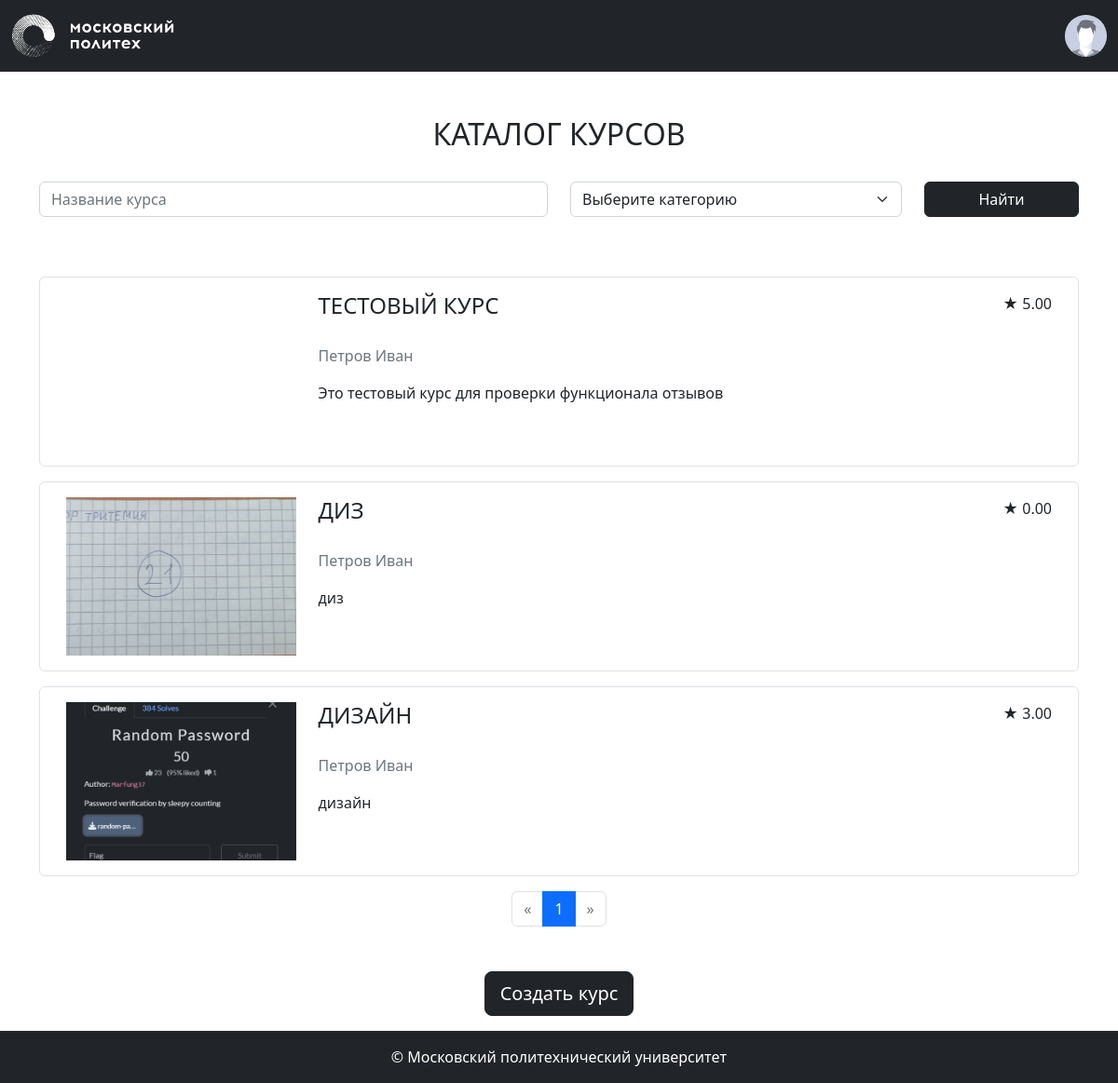
The page /courses/ (signed in) on the database its author committed.
### app/models.py (models this page shows, shortened)
class Base(DeclarativeBase):
  metadata = MetaData(naming_convention={
        "ix": 'ix_%(column_0_label)s',
        "uq": "uq_%(table_name)s_%(column_0_name)s",
        "ck": "ck_%(table_name)s_%(constraint_name)s",
        "fk": "fk_%(table_name)s_%(column_0_name)s_%(referred_table_name)s",
        "pk": "pk_%(table_name)s"
    })

class Course(Base):
    __tablename__ = 'courses'
    id: Mapped[int] = mapped_column(primary_key=True)
    name: Mapped[str] = mapped_column(String(100))
    short_desc: Mapped[str] = mapped_column(Text)
    full_desc: Mapped[str] = mapped_column(Text)
    rating_sum: Mapped[int] = mapped_column(default=0)
    rating_num: Mapped[int] = mapped_column(default=0)
    category_id: Mapped[int] = mapped_column(ForeignKey("categories.id"))
    author_id: Mapped[int] = mapped_column(ForeignKey("users.id"))
    background_image_id: Mapped[str] = mapped_column(ForeignKey("images.id"))
    created_at: Mapped[datetime] = mapped_column(default=datetime.now)
    author: Mapped["User"] = relationship()
    category: Mapped["Category"] = relationship(lazy=False)
    bg_image: Mapped["Image"] = relationship()
    reviews: Mapped[list["Review"]] = relationship(back_populates="course", cascade="all, delete-orphan")
    @property
    def rating(self):
        if self.rating_num > 0:
            return self.rating_sum / self.rating_num
        return 0

class User(Base, UserMixin):
    __tablename__ = 'users'
    id: Mapped[int] = mapped_column(primary_key=True)
    first_name: Mapped[str] = mapped_column(String(100))
    last_name: Mapped[str] = mapped_column(String(100))
    middle_name: Mapped[Optional[str]] = mapped_column(String(100))
    login: Mapped[str] = mapped_column(String(100), unique=True)
    password_hash: Mapped[str] = mapped_column(String(200))
    created_at: Mapped[datetime] = mapped_column(default=datetime.now)
    @property
    def full_name(self):
        return ' '.join([self.last_name, self.first_name, self.middle_name or ''])
    reviews: Mapped[list["Review"]] = relationship(back_populates="user", cascade="all, delete-orphan")

### app/courses.py (the view)
@bp.route('/')
def index():
    pagination = course_repository.get_pagination_info(**search_params())
    courses = course_repository.get_all_courses(pagination=pagination)
    categories = category_repository.get_all_categories()
    return render_template('courses/index.html',
                           courses=courses,
                           categories=categories,
                           pagination=pagination,
                           search_params=search_params())

### app/auth.py (called while the page is built)
def load_user(user_id):
    return user_repository.get_user_by_id(user_id)

### app/courses.py (called while the page is built)
def search_params():
    return {
        'name': request.args.get('name'),
        'category_ids': [x for x in request.args.getlist('category_ids') if x],
    }

### app/repositories/category_repository.py (called while the page is built)
    def get_all_categories(self):
        return self.db.session.execute(self.db.select(Category)).scalars()

### app/repositories/course_repository.py (called while the page is built)
    def _all_query(self, name, category_ids):
        query = self.db.select(Course)
        if name:
            query = query.filter(Course.name.ilike(f'%{name}%'))
        if category_ids:
            query = query.filter(Course.category_id.in_(category_ids))
        return query

    def get_pagination_info(self, name=None, category_ids=None):
        query = self._all_query(name, category_ids)
        return self.db.paginate(query)

    def get_all_courses(self, name=None, category_ids=None, pagination=None):
        if pagination is not None:
            return pagination.items
        return self.db.session.execute(self._all_query(name, category_ids)).scalars()

### app/repositories/user_repository.py (called while the page is built)
    def get_user_by_id(self, user_id):
        return self.db.session.execute(self.db.select(User).filter_by(id=user_id)).scalar()

### app/templates/courses/index.html (shortened to what this page needs)
{% extends 'base.html' %}
{% from 'pagination.html' import render_pagination %}
{% block content %}
<div class="container">
    <div class="my-5">
        <h2 class="mb-3 text-center text-uppercase font-weight-bold">Каталог курсов</h2>
        <form class="mb-5 mt-3 row align-items-center">
            <div class="col-md-6 my-3">
                <input autocomplete="off" type="text" class="form-control" id="course-name" name="name" value="{{ request.args.get('name') or '' }}" placeholder="Название курса">
            </div>
            <div class="col-md-4 my-3">
                <select class="form-select" id="course-category" name="category_ids" title="Категория курса">
                    <option value="">Выберите категорию</option>
                </select>
            </div>
            <div class="col-md-2 my-3 align-self-end">
                <button type="submit" class="btn btn-dark w-100 mt-auto">Найти</button>
            </div>
        </form>
    </div>
    <div class="courses-list container-fluid mt-3 mb-3">
        {% for course in courses %}
            <div class="row p-3 border rounded mb-3" data-url="{{ url_for('courses.show', course_id=course.id) }}">
                <div class="col-md-3 mb-3 mb-md-0 d-flex align-items-center justify-content-center">
                    <div class="course-logo" style="background-image: url({{ url_for('main.image', image_id=course.background_image_id) }});">
                    </div>
                </div>
                <div class="col-md-9 align-items-center">
                    <div class="d-flex">
                        <h4 class="text-uppercase">{{ course.name }}</h4>
                        <p class="ms-auto rating">
                            <span>★</span> <span>{{ "%.2f" | format(course.rating) }}</span>
                        </p>
                    </div>
                    <p class="text-muted my-3">{{ course.author.full_name }}</p>
                    <p>{{ course.short_desc | truncate(200) }}</p>
                </div>
            </div>
        {% endfor %}
    </div>
    <div class="mb-5">
        {{ render_pagination(pagination, request.endpoint, search_params) }}
    </div>
    {% if current_user.is_authenticated %}
        <div class="text-center my-3">
            <a class="btn btn-lg btn-dark" href="{{ url_for('courses.new') }}">Создать курс</a>
        </div>
    {% endif %}
</div>
{% endblock %}

### app/templates/base.html (shortened to what this page needs)
<!doctype html>
<html lang="ru" class="h-100">
<head>
    <link href="https://cdn.jsdelivr.net/npm/bootstrap@5.2.0-beta1/dist/css/bootstrap.min.css" rel="stylesheet"
>
    <link rel="stylesheet" href="{{ url_for('static', filename='styles.css') }}">
</head>
<body class="d-flex flex-column h-100">
    <header>
        <nav class="navbar navbar-dark bg-dark">
            <div class="container-fluid">
                <div class="logo navbar-brand">
                    <a href="{{ url_for('main.index') }}">
                        <img class="img-fluid" src="{{ url_for('static', filename='images/polytech_logo.png') }}" alt="polytech-logo">
                    </a>
                </div>
                {% if current_user.is_authenticated %}
                    <div class="dropdown d-flex" style="width: 200px;">
                        <div class="profile ms-auto" title="{{ current_user.full_name }}" id="dropdownMenuButton" data-bs-toggle="dropdown"
                            aria-haspopup="true" aria-expanded="false">
                            <img class="img-fluid rounded-circle cursor-pointer"
                                src="{{ url_for('static', filename='images/default-profile-picture-300x300.jpeg') }}" alt="profile-pic">
                        </div>
                    </div>
                {% else %}
                    <a class="btn btn-outline-light" href="{{ url_for('auth.login') }}">Войти</a>
                {% endif %}
            </div>
        </nav>
    </header>
    <main class="main flex-grow-1">
       {% block content %}
       {% endblock %}
    </main>
    <footer class="bg-dark text-white d-flex align-items-center justify-content-center py-3">
        &copy; Московский политехнический университет
    </footer>
</body>
</html>

### app/templates/pagination.html
{% macro render_pagination(pagination, endpoint, params={}) %}
    {% set per_page = pagination.per_page %}
    <nav>
        <ul class="pagination justify-content-center">
            <li class="page-item {% if not pagination.has_prev %}disabled{% endif %}">
                <a class="page-link" href="{{ url_for(endpoint, page=(pagination.page - 1), per_page=per_page, **params) if pagination.has_prev else '#' }}" aria-label="Previous">
                    <span aria-hidden="true">&laquo;</span>
                </a>
            </li>
            {%- for page in pagination.iter_pages() %}
                {% if page %}
                    <li class="page-item {% if page == pagination.page %}active{% endif %}">
                        <a class="page-link" href="{{ url_for(endpoint, page=page, per_page=per_page, **params) }}">
                            {{ page }}
                        </a>
                    </li>
                {% endif %}
            {%- endfor %}
            <li class="page-item {% if not pagination.has_next %}disabled{% endif %}">
                <a class="page-link" href="{{ url_for(endpoint, page=(pagination.page + 1), per_page=per_page, **params) if pagination.has_next else '#' }}" aria-label="Next">
                    <span aria-hidden="true">&raquo;</span>
                </a>
            </li>
        </ul>
    </nav>
{% endmacro %}

### app/static/styles.css (style rules this page uses)
.logo { max-width: 175px; }
.profile { max-width: 45px; }
.course-logo { min-width: 170px; width: 100%; height: 170px; background-repeat: no-repeat; background-position: center; background-size: cover; }

### rows shown on the page
Course: name "ТЕСТОВЫЙ КУРС", rating "5.00", author.full_name "Петров Иван", short_desc "Это тестовый курс для проверки функционала отзывов"
Course: background_image (picture), name "ДИЗ", rating "0.00", author.full_name "Петров Иван", short_desc "диз"
Course: background_image (picture), name "ДИЗАЙН", rating "3.00", author.full_name "Петров Иван", short_desc "дизайн"

### other values the page prints
{{ page }} "1"
